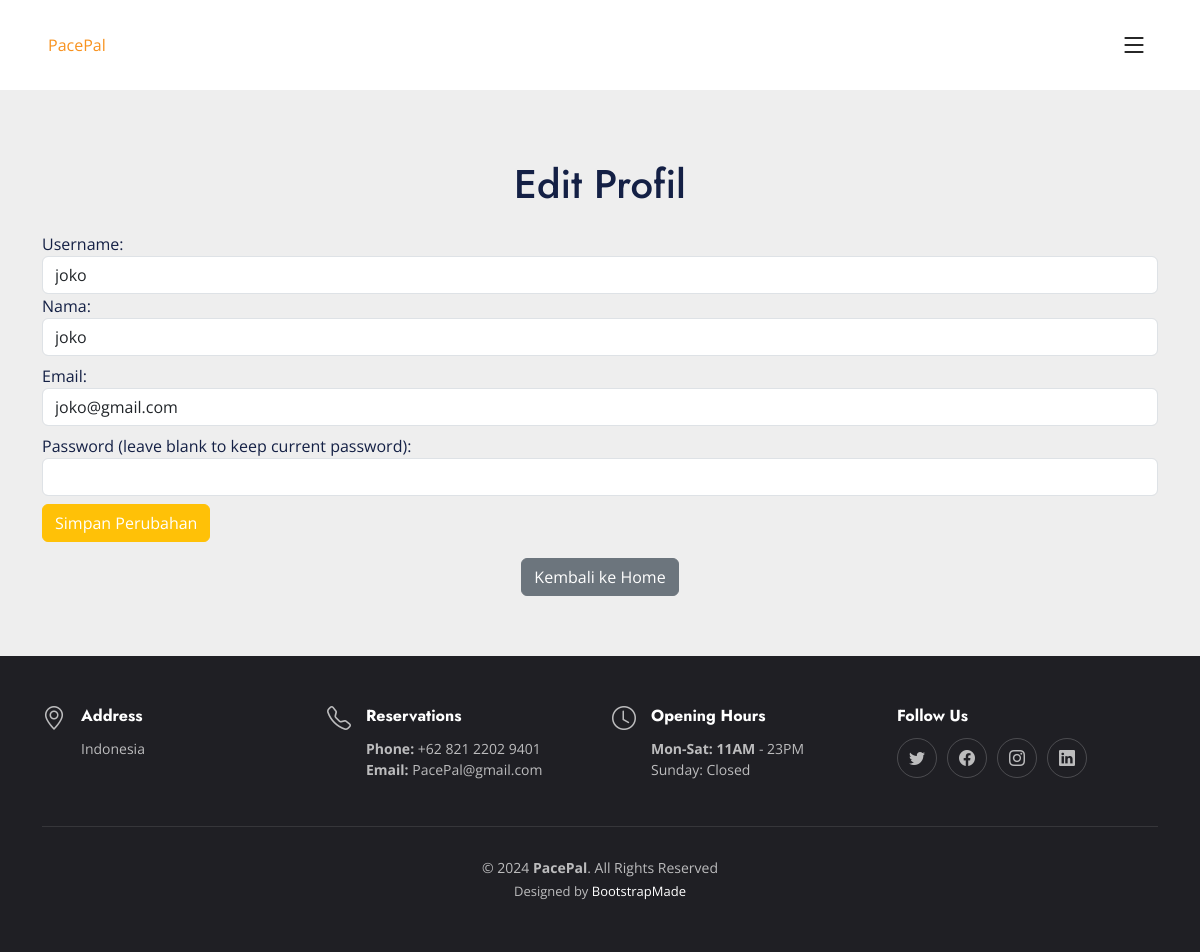
The app's page /crud-pwebprak/profile.php (signed in) with its own data.
### tables this page shows
CREATE TABLE `akun` (
  `id_akun` int(11) NOT NULL,
  `username` varchar(50) NOT NULL,
  `nama` varchar(100) NOT NULL,
  `email` varchar(100) NOT NULL,
  `password` varchar(255) NOT NULL,
  `level` varchar(50) NOT NULL
);

### crud-pwebprak/profile.php (the view, shortened to what this page needs)
<?php
$user_id = $_SESSION['user_id'];
$query = "SELECT * FROM akun WHERE id_akun = '$user_id'";
$result = mysqli_query($db, $query);
if ($result && mysqli_num_rows($result) > 0) {
    $user_data = mysqli_fetch_assoc($result);
} else {
    echo "User not found.";
    exit;
}
?>
<!DOCTYPE html>
<html lang="en">
<head>
    <link href="../assets/vendor/bootstrap/css/bootstrap.min.css" rel="stylesheet">
    <link href="../assets/vendor/bootstrap-icons/bootstrap-icons.css" rel="stylesheet">
    <link href="../assets/vendor/aos/aos.css" rel="stylesheet">
    <link href="../assets/vendor/glightbox/css/glightbox.min.css" rel="stylesheet">
    <link href="../assets/vendor/swiper/swiper-bundle.min.css" rel="stylesheet">
    <link href="../assets/css/main.css" rel="stylesheet">
</head>
<body>
    <header id="header" class="header fixed-top d-flex align-items-center">
        <div class="container d-flex align-items-center justify-content-between">
            <a href="index.php" class="logo d-flex align-items-center me-auto me-lg-0">
                <span>PacePal</span>
            </a>
            <i class="mobile-nav-toggle mobile-nav-show bi bi-list"></i>
        </div>
    </header>
    <section id="keranjang" class="hero d-flex align-items-center section-bg">
        <div class="container">
            <h1 class="text-center mb-4">Edit Profil</h1>
            <form action="profile.php" method="POST">
                <div class="form-group">
                    <label for="username">Username:</label>
                    <input type="text" class="form-control" id="username" name="username" value="<?php echo htmlspecialchars($user_data['username']); ?>" required>
                </div>
                <div class="form-group">
                    <label for="nama">Nama:</label>
                    <input type="text" class="form-control" id="nama" name="nama" value="<?php echo htmlspecialchars($user_data['nama']); ?>" required>
                </div>
                <div class="form-group mt-2">
                    <label for="email">Email:</label>
                    <input type="email" class="form-control" id="email" name="email" value="<?php echo htmlspecialchars($user_data['email']); ?>" required>
                </div>
                <div class="form-group mt-2">
                    <label for="password">Password (leave blank to keep current password):</label>
                    <input type="password" class="form-control" id="password" name="password">
                </div>
                <div class="form-group mt-2">
                    <button type="submit" class="btn btn-warning btn-block text-white">Simpan Perubahan</button>
                </div>
            </form>
            <div class="text-center mt-3">
                <a href="index.php" class="btn btn-secondary">Kembali ke Home</a>
            </div>
        </div>
    </section>
    <footer id="footer" class="footer">
        <div class="container">
            <div class="row gy-3">
                <div class="col-lg-3 col-md-6 d-flex">
                    <i class="bi bi-geo-alt icon"></i>
                    <div>
                        <h4>Address</h4>
                        <p>Indonesia <br></p>
                    </div>
                </div>
                <div class="col-lg-3 col-md-6 footer-links d-flex">
                    <i class="bi bi-telephone icon"></i>
                    <div>
                        <h4>Reservations</h4>
                        <p><strong>Phone:</strong> +62 821 2202 9401<br><strong>Email:</strong> PacePal@gmail.com<br></p>
                    </div>
                </div>
                <div class="col-lg-3 col-md-6 footer-links d-flex">
                    <i class="bi bi-clock icon"></i>
                    <div>
                        <h4>Opening Hours</h4>
                        <p><strong>Mon-Sat: 11AM</strong> - 23PM<br>Sunday: Closed</p>
                    </div>
                </div>
                <div class="col-lg-3 col-md-6 footer-links">
                    <h4>Follow Us</h4>
                    <div class="social-links d-flex">
                        <a href="#" class="twitter"><i class="bi bi-twitter"></i></a>
                        <a href="#" class="facebook"><i class="bi bi-facebook"></i></a>
                        <a href="#" class="instagram"><i class="bi bi-instagram"></i></a>
                        <a href="#" class="linkedin"><i class="bi bi-linkedin"></i></a>
                    </div>
                </div>
            </div>
        </div>
        <div class="container">
            <div class="copyright">
                &copy; 2024 <strong><span>PacePal</span></strong>. All Rights Reserved
            </div>
            <div class="credits">
                Designed by <a href="https://bootstrapmade.com/">BootstrapMade</a>
            </div>
        </div>
    </footer>
</body>
</html>

### assets/css/main.css (style rules this page uses)
:root { --font-default: "Open Sans", system-ui, -apple-system, "Segoe UI", Roboto, "Helvetica Neue", Arial, "Noto Sans", "Liberation Sans", sans-serif, "Apple Color Emoji", "Segoe UI Emoji", "Segoe UI Symbol", "Noto Color Emoji"; --font-primary: "Lalezar", sans-serif; --font-secondary: "jost", sans-serif; }
:root { --color-default: #142045; --color-primary: #F8921E; --color-secondary: #000000; }
:root { scroll-behavior: smooth; }
body { font-family: var(--font-default); color: var(--color-default); }
a { color: var(--color-primary); text-decoration: none; }
h1, h2, h3, h4, h5, h6 { font-family: var(--font-secondary); }
section { overflow: hidden; padding: 80px 0; scroll-margin-top: 90px; overflow: clip; }
.section-bg { background-color: #eee; }
.header { background: #fff; transition: all 0.5s; z-index: 997; height: 90px; border-bottom: 1px solid #fff; }
@media (max-width: 1279px) { .mobile-nav-show { color: var(--color-secondary); font-size: 28px; cursor: pointer; line-height: 0; transition: 0.5s; z-index: 9999; margin: 0 10px 0 20px; } }
.hero { width: 100%; background-size: cover; position: relative; min-height: 60vh; padding: 160px 0 60px 0; }
.footer { font-size: 14px; background-color: #1f1f24; padding: 50px 0; color: rgba(255, 255, 255, 0.7); }
.footer .icon { margin-right: 15px; font-size: 24px; line-height: 0; }
.footer h4 { font-size: 16px; font-weight: bold; position: relative; padding-bottom: 5px; color: #fff; }
.footer .footer-links { margin-bottom: 30px; }
.footer .social-links a { display: flex; align-items: center; justify-content: center; width: 40px; height: 40px; border-radius: 50%; border: 1px solid rgba(255, 255, 255, 0.2); font-size: 16px; color: rgba(255, 255, 255, 0.7); margin-right: 10px; transition: 0.3s; }
.footer .copyright { text-align: center; padding-top: 30px; border-top: 1px solid rgba(255, 255, 255, 0.1); }
.footer .credits { padding-top: 4px; text-align: center; font-size: 13px; }
.footer .credits a { color: #fff; }

### records on screen
akun: username "joko", nama "joko", email "joko@gmail.com"
